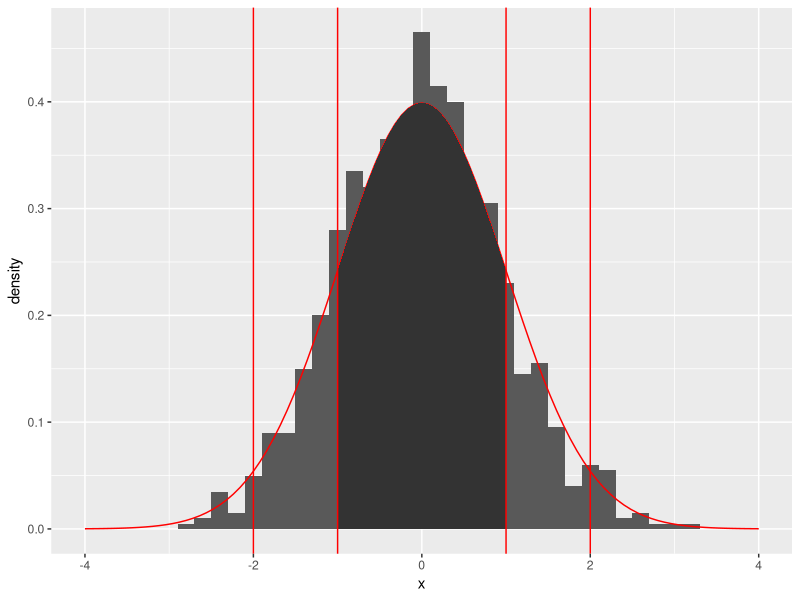
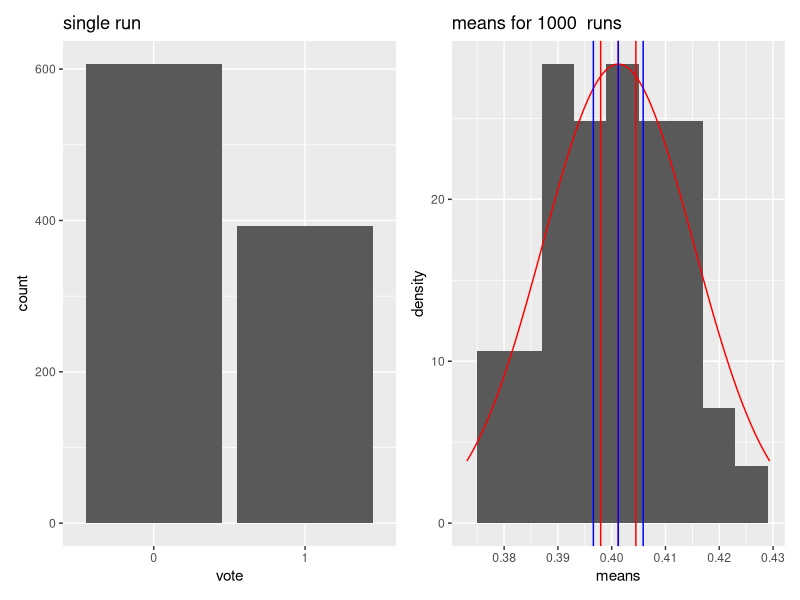

These figures' R source, in order:
## ---- chunk 1
knitr::opts_chunk$set(echo = TRUE)
if(!require("ggplot2")) { install.packages('ggplot2', repos = "http://cran.us.r-project.org"); library("ggplot2") }
## ---- chunk 2
df1 <- data.frame(x = rnorm(1000))
p1 <- ggplot(df1, aes(x)) + theme(legend.position="none") + xlim(-4, 4)
p1 <- p1 + geom_histogram(aes(y=after_stat(density)), binwidth=0.2, na.rm=TRUE)
p1 <- p1 + stat_function(fun=dnorm, args=list(mean=0, sd=1), colour="red")
p1 <- p1 + stat_function(fun=dnorm, xlim = c(-1, 1), geom = "area")
vline_data = data.frame(x_int = c(-2, -1, 1, 2))
p1 + geom_vline(xintercept=vline_data$x_int, colour="red")
## ---- chunk 3
v <- 0.975
## ---- chunk 4
#' n: # number of rexp samples for each mean
#' k: # number of means
generate_means <- function(n, years, prob) {
  #' collect k means, each with n samples, in an array
  sample_means = NULL
  for (i in 1:years) sample_means = c(sample_means, mean(rbinom(n, size=1, prob=prob)))
  means_df <- data.frame(means = sample_means)
  means_df
}
## ---- chunk 5
#' https://bookdown.org/yihui/rmarkdown-cookbook/font-color.html
colorize <- function(x, color) {
  if (knitr::is_latex_output()) {
    sprintf("\\textcolor{%s}{%s}", color, x)
  } else if (knitr::is_html_output()) {
    sprintf("<span style='color: %s;'>%s</span>", color,
      x)
  } else x
}
## ---- chunk 6
N <- 1000
years <- 50
p <- 0.4
df3 <- data.frame(vote = factor(rbinom(N, size=1, prob=p)))
df4 <- generate_means(N, years, p)
XBar_n <- mean(df4$means)
low  <- function(quant) { XBar_n - qnorm(quant)*sd(df4$means)/sqrt(length(df4$means)) }
high <- function(quant) { XBar_n + qnorm(quant)*sd(df4$means)/sqrt(length(df4$means)) }
vline_data <- function(quant) { data.frame(x_int = c(low(quant), XBar_n, high(quant))) }
vline_95 <- vline_data(0.95)
vline_99 <- vline_data(0.99)
## ---- chunk 7
p3 <- ggplot(df3, aes(vote))+ geom_bar() + ggtitle("single run")
## ---- chunk 8
p4 <- ggplot(df4, aes(means)) + theme(legend.position="none") + ggtitle(paste("means for", as.character(N), " runs"))
p4 <- p4 + geom_histogram(aes(y=after_stat(density)), binwidth=0.006, na.rm=TRUE)
p4 <- p4 + stat_function(fun=dnorm, args=list(mean=XBar_n, sd=sd(df4$means)), colour="red")
p4 <- p4 + xlim(XBar_n + c(-1,1) * 2*sd(df4$means))
p4 <- p4 + geom_vline(xintercept=vline_95$x_int, colour="red")
p4 <- p4 + geom_vline(xintercept=vline_99$x_int, colour="blue")
## ---- chunk 9
library(patchwork)
p3 + p4
